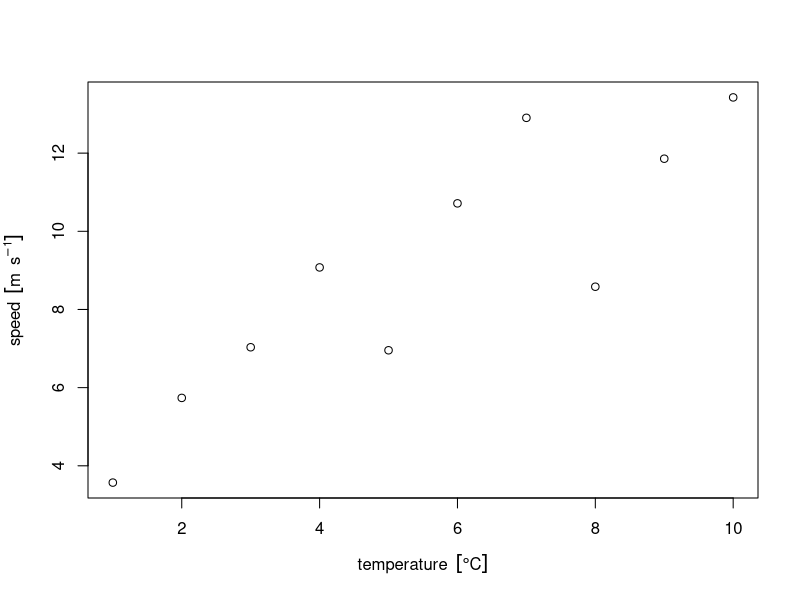

R code for this plot: (Note: this script raises an error after producing the figure.)
## ---- chunk 1
xlab = parse(text = "temperature ~~ group('[', degree * C, ']')")
ylab = parse(text = "speed ~~ group('[', m * ~~ s^-1, ']')")
par(mar = par("mar") + c(0, .3, 0, 0)) # avoids cutting of superscript
plot(3 + 1:10 + 2 * rnorm(10), xlab = xlab, ylab = ylab)
## ---- chunk 2
library(units)
gallon = make_unit("gallon")
consumption = mtcars$mpg * with(ud_units, mi/gallon)
displacement = mtcars$disp * ud_units[["in"]]^3
## ---- chunk 3
units(displacement) = with(ud_units, cm^3)
units(consumption) = with(ud_units, km/l)
consumption[1:5]
## ---- chunk 4
par(mar = par("mar") + c(0, .1, 0, 0)) # avoids cutting of brackets at lhs
plot(displacement, consumption)
## ---- chunk 5
units_options(negative_power = TRUE) # division becomes ^-1
## ---- chunk 6
1/displacement [1:10]
## ---- chunk 7
par(mar = par("mar") + c(0, .3, 0, 0))
plot(1/displacement, 1/consumption)
## ---- chunk 8
library(ggplot2)
ggplot() + geom_point(aes(x = as.numeric(displacement), 
    y = as.numeric(consumption)))
## ---- chunk 9
ggplot() + geom_point(aes(x = displacement, y = consumption))
## ---- chunk 10
ggplot() + geom_point(aes(x = as.numeric(displacement), 
	y = as.numeric(consumption))) +
	xlab(make_unit_label("displacement", displacement)) +
	ylab(make_unit_label("consumption", consumption))
## ---- chunk 11
library(ggforce)
ggplot() + geom_point(aes(x = displacement, y = consumption))
## ---- chunk 12
dm = with(ud_units, dm)
gallon = with(ud_units, gallon)
mi = with(ud_units, mi)
ggplot() + geom_point(aes(x = displacement, y = consumption)) +
    scale_x_unit(unit = dm^3) + scale_y_unit(unit = mi/gallon)
